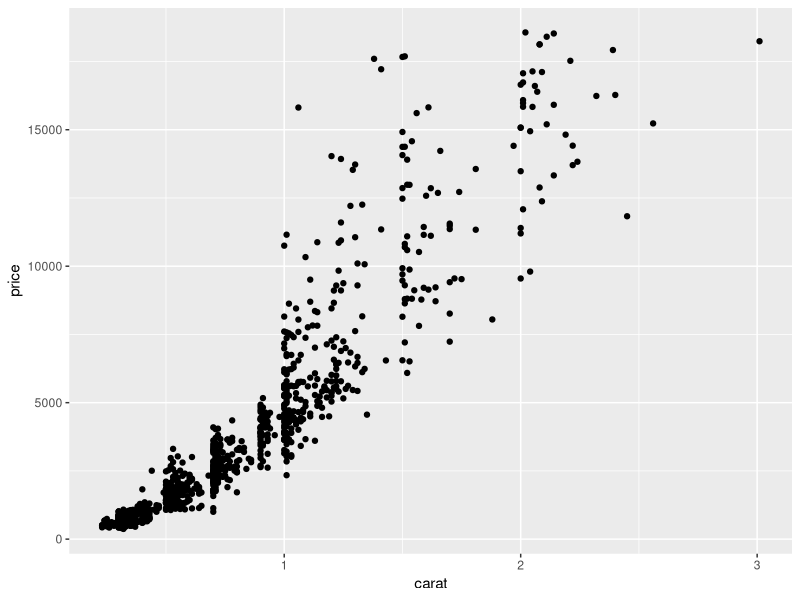
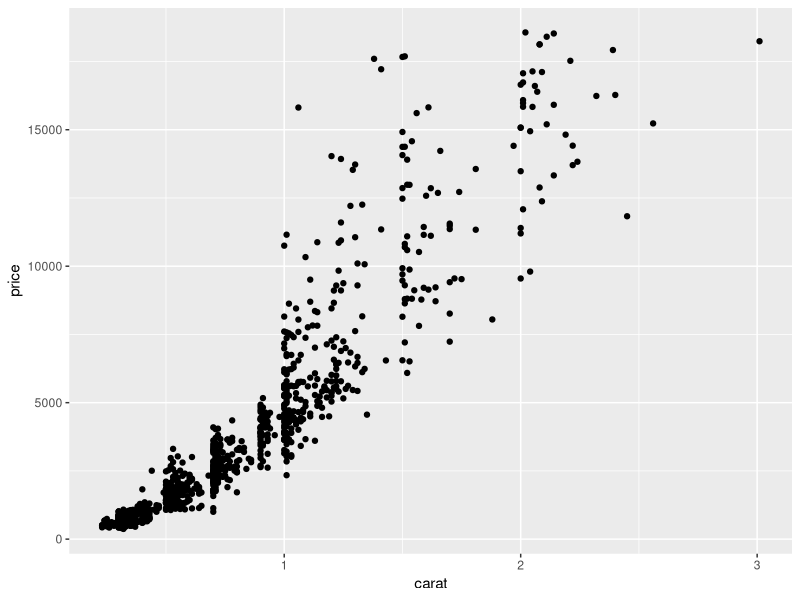
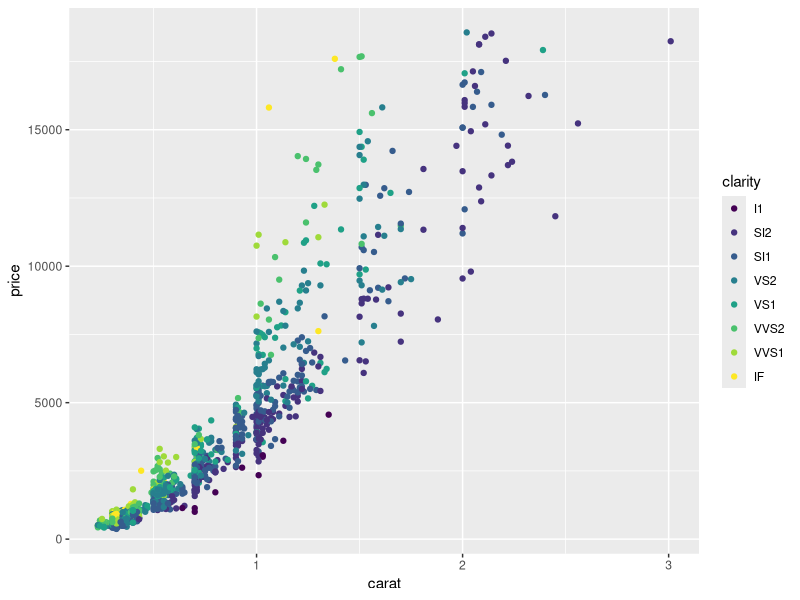
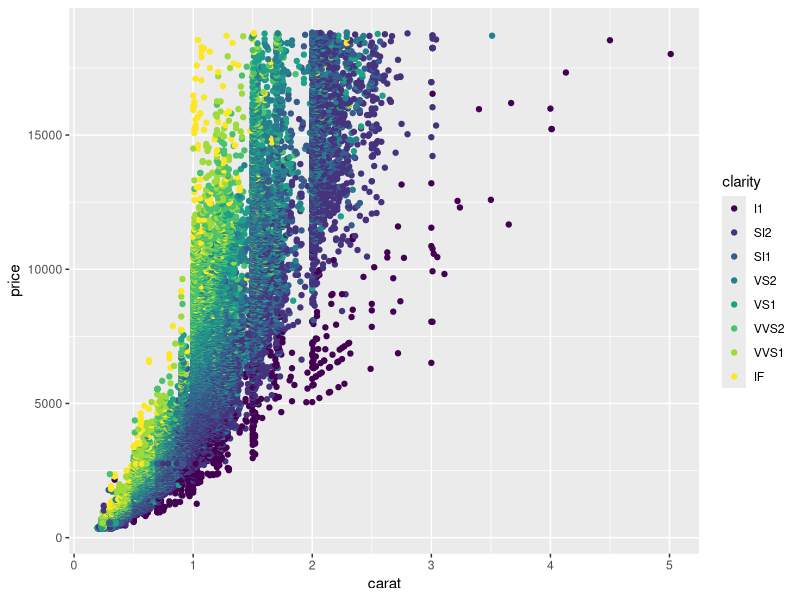
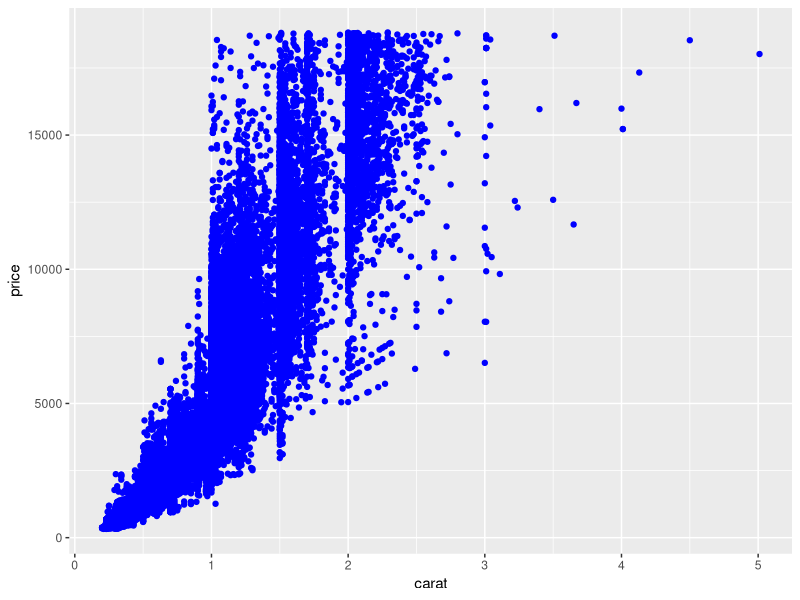
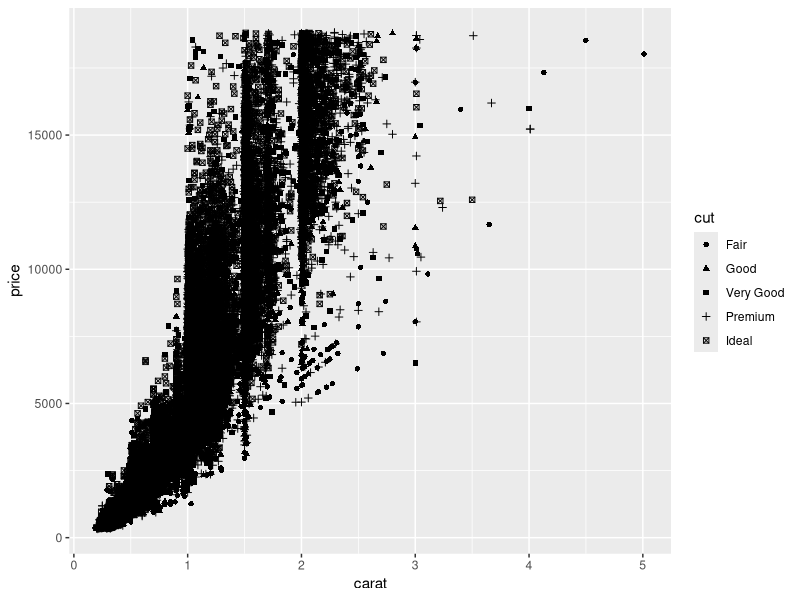
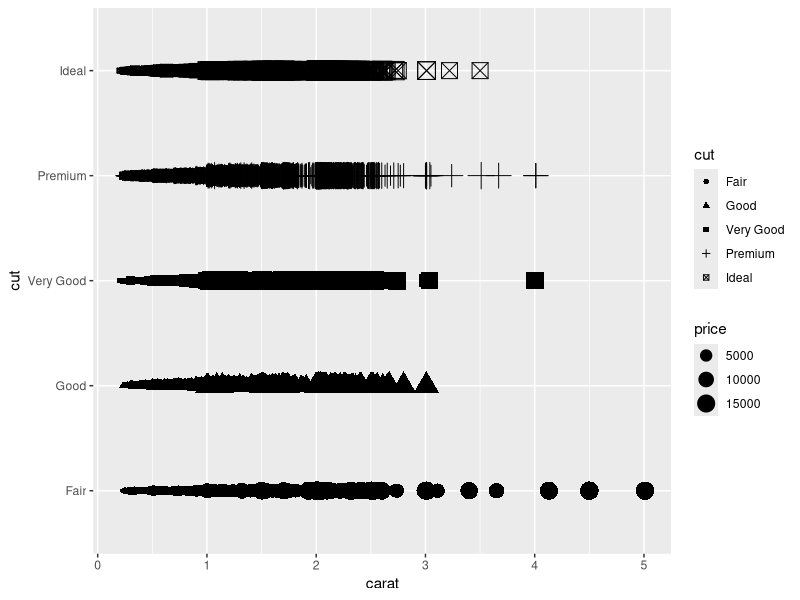
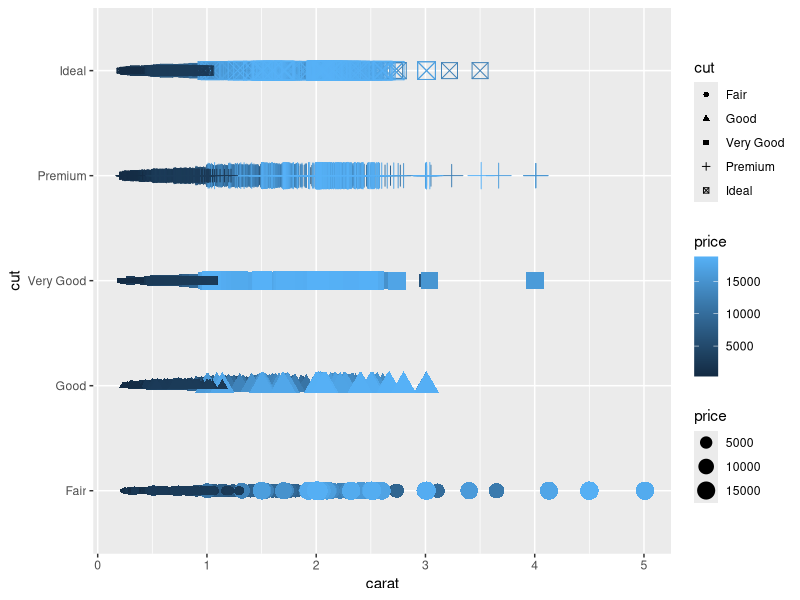

These charts were generated, in order, by the following R code:
# Exercise 1: ggplot2 basics

# Install and load the `ggplot2` package
# You will also want to load `dplyr`
library("ggplot2")
library("dplyr")
# For this exercise you'll be working with the `diamonds` data set included in 
# the ggplot2 library
# Use `?diamonds` to get more information about this data set (including the 
# column descriptions. Also check the _column names_ and the _number of rows_ 
# in the data set
?diamonds

# This data set has A LOT of rows. To make things a bit more readable, 
# use dplyr's `sample_n()` function to get a random 1000 rows from the data set
# Store this sample in a variable `diamonds_sample`
diamonds_sample<-sample_n(diamonds,1000)

# Start by making a new `ggplot` with the `diamonds_sample` as the data (no 
# geometry yet)
# What do you see? (What did you expect?)
ggplot(data = diamonds_sample)+
  geom_point(mapping=aes(x=carat,y=price))
  

# Draw a scatter plot (with point geometry) with for the `diamonds_sample` set, 
# with the `carat` mapped to the x-position and `price` mapped to the y-position.
ggplot(data = diamonds_sample)+
  geom_point(mapping=aes(x=carat,y=price))

# Draw the same plot as above, but color each of the points based on their 
# clarity.
ggplot(data = diamonds_sample)+
  geom_point(mapping=aes(x=carat,y=price,color=clarity))

# Draw the same plot as above, but for the entire `diamonds` data set. Note this
# may take a few seconds to generate.
ggplot(data = diamonds)+
  geom_point(mapping=aes(x=carat,y=price,color=clarity))


# Draw another scatter plot for `diamonds_sample` of price (y) by carat (x),
# but with all of the dots colored "blue".
# Hint: you'll need to set the color channel, not map a value to it!
ggplot(data = diamonds)+
  geom_point(mapping=aes(x=carat,y=price),color="blue")

# Draw a scatter plot for `diamonds_sample` of `price` by `carat`, where each
# point has an aesthetic _shape_ based on the diamond's `cut`.
colnames(diamonds)
ggplot(data = diamonds)+
  geom_point(mapping=aes(x=carat,y=price,shape=cut))

# Draw a scatter plot for `diamonds_sample` of *`cut`* by `carat`, where each
# point has an aesthetic _size_ based on the diamond's *`price`*
ggplot(data = diamonds)+
  geom_point(mapping=aes(x=carat,
                         y=cut,
                         shape=cut,
                         size=price))+
  scale_color_brewer(palette="Set3")

# Try coloring the above plot based on the diamond's price!
ggplot(data = diamonds)+
  geom_point(mapping=aes(x=carat,y=cut,shape=cut,size=price,color=price))


# Draw a line plot (with line geometry) for `diamonds_sample`. The x-position 
# should be mapped to carat, y-position to price, and color to cut.
ggplot(data = diamonds_sample)+
  geom_line(mapping = aes(x=carat,y=price,color=cut))

# That's kind of messy. Try using `smooth` geometry instead.
ggplot(data = diamonds_sample,mapping = aes(x=carat,y=cut,color=cut))+
  geom_smooth()+
  geom_line(mapping = aes(x=carat,y=cut,color=cut))
 

# Draw a plot with column geometry (a bar chart), mapping the diamond's `cut` to 
# the x-axis and `price` to the y-axis. Note that by default, column geometry 
# will us the "sum" of all of the y-values, so that the chart is actually of the
# TOTAL value of all of the diamonds of that cut!
ggplot(data = diamonds_sample)+
  geom_col(mapping = aes(x=cut,y=price))

# Add an aesthetic property that will _fill_ each bar geometry based on the 
# `clarity` of the diamonds. 
# What kind of chart do you get?

ggplot(data = diamonds_sample)+
  geom_col(mapping = aes(x=cut,y=price,fill=clarity))


# Draw a plot of the `diamonds_sample` data (price by carat), with both points 
# for each diamond AND smoothed lines for each cut (hint: in a separate color)
# Give the points an `alpha` (transparency) of 0.3 to make the plot look nicer
ggplot(data = diamonds_sample,mapping = aes(x=cut,y=price,fill=clarity,alpha=0.3,color=cut))+
  geom_smooth()+
  geom_col(mapping = aes(x=cut,y=price,fill=clarity,alpha=0.3))


## Bonus
# Draw a column chart of average diamond prices by clarity, and include 
# "error bars" marking the standard error of each measurement.
scale_x_reverse()
scale_y_continuous(limits = c(0:40))
scale_color_hue(l=70,c=30)
scale_color_brewer(palette="Set3")
position="fill"
position="dodge"
coord_flip()
facet_wrap(~state)
# You can calculate standard error as the _standard deviation_ divided by the 
# square root of the number of measurements (prices)

# Start by creating a data frame `clarity_summary` that includes summarized data 
# for each clarity group. Your summary data should include the mean price and the
# standard error of the price.


# Then draw the plot. The error bars should stretch from the mean-error to the 
# mean+error.

